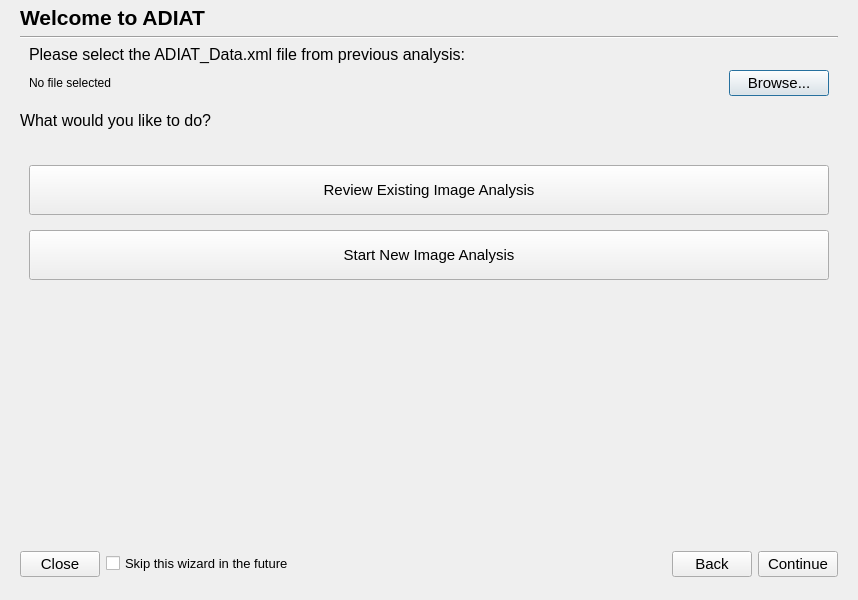
<?xml version="1.0" encoding="UTF-8"?>
<ui version="4.0">
 <class>ImageAnalysisGuide</class>
 <widget class="QDialog" name="ImageAnalysisGuide">
  <property name="geometry">
   <rect>
    <x>0</x>
    <y>0</y>
    <width>854</width>
    <height>600</height>
   </rect>
  </property>
  <property name="windowTitle">
   <string>Image Analysis Guide</string>
  </property>
  <layout class="QVBoxLayout" name="verticalLayout">
   <property name="topMargin">
    <number>0</number>
   </property>
   <item>
    <widget class="QStackedWidget" name="stackedWidget">
     <property name="currentIndex">
      <number>0</number>
     </property>
     <widget class="QWidget" name="pageReviewOrNew">
      <layout class="QVBoxLayout" name="verticalLayout_reviewOrNew">
       <property name="topMargin">
        <number>5</number>
       </property>
       <item>
        <widget class="QLabel" name="labelPageReviewOrNewTitle">
         <property name="font">
          <font>
           <pointsize>16</pointsize>
           <bold>true</bold>
          </font>
         </property>
         <property name="text">
          <string>Welcome to ADIAT</string>
         </property>
        </widget>
       </item>
       <item>
        <widget class="Line" name="line_reviewOrNew">
         <property name="orientation">
          <enum>Qt::Horizontal</enum>
         </property>
        </widget>
       </item>
       <item>
        <widget class="QWidget" name="fileSelectorWidget" native="true">
         <property name="visible">
          <bool>false</bool>
         </property>
         <layout class="QVBoxLayout" name="verticalLayout_fileSelector">
          <property name="topMargin">
           <number>0</number>
          </property>
          <item>
           <widget class="QLabel" name="labelFileInstructions">
            <property name="font">
             <font>
              <pointsize>12</pointsize>
             </font>
            </property>
            <property name="text">
             <string>Please select the ADIAT_Data.xml file from previous analysis:</string>
            </property>
            <property name="wordWrap">
             <bool>true</bool>
            </property>
           </widget>
          </item>
          <item>
           <layout class="QHBoxLayout" name="horizontalLayout_fileSelector">
            <item>
             <widget class="QLabel" name="filePathLabel">
              <property name="text">
               <string>No file selected</string>
              </property>
              <property name="wordWrap">
               <bool>true</bool>
              </property>
             </widget>
            </item>
            <item>
             <widget class="QPushButton" name="browseFileButton">
              <property name="font">
               <font>
                <pointsize>11</pointsize>
               </font>
              </property>
              <property name="text">
               <string>Browse...</string>
              </property>
              <property name="minimumSize">
               <size>
                <width>80</width>
                <height>0</height>
               </size>
              </property>
              <property name="maximumSize">
               <size>
                <width>100</width>
                <height>16777215</height>
               </size>
              </property>
             </widget>
            </item>
           </layout>
          </item>
         </layout>
        </widget>
       </item>
       <item>
        <widget class="QLabel" name="labelInstructions">
         <property name="font">
          <font>
           <pointsize>12</pointsize>
          </font>
         </property>
         <property name="text">
          <string>What would you like to do?</string>
         </property>
         <property name="wordWrap">
          <bool>true</bool>
         </property>
        </widget>
       </item>
       <item>
        <spacer name="verticalSpacer_reviewOrNew1">
         <property name="orientation">
          <enum>Qt::Vertical</enum>
         </property>
         <property name="sizeType">
          <enum>QSizePolicy::Fixed</enum>
         </property>
         <property name="sizeHint" stdset="0">
          <size>
           <width>20</width>
           <height>20</height>
          </size>
         </property>
        </spacer>
       </item>
       <item>
        <widget class="QWidget" name="buttonContainer" native="true">
         <layout class="QVBoxLayout" name="verticalLayout_buttonContainer">
          <property name="spacing">
           <number>15</number>
          </property>
          <item>
           <widget class="QPushButton" name="reviewButton">
            <property name="font">
             <font>
              <pointsize>11</pointsize>
             </font>
            </property>
            <property name="text">
             <string>Review Existing Image Analysis</string>
            </property>
            <property name="minimumSize">
             <size>
              <width>0</width>
              <height>50</height>
             </size>
            </property>
           </widget>
          </item>
          <item>
           <widget class="QPushButton" name="newAnalysisButton">
            <property name="font">
             <font>
              <pointsize>11</pointsize>
             </font>
            </property>
            <property name="text">
             <string>Start New Image Analysis</string>
            </property>
            <property name="minimumSize">
             <size>
              <width>0</width>
              <height>50</height>
             </size>
            </property>
           </widget>
          </item>
         </layout>
        </widget>
       </item>
       <item>
        <spacer name="verticalSpacer_reviewOrNew2">
         <property name="orientation">
          <enum>Qt::Vertical</enum>
         </property>
         <property name="sizeType">
          <enum>QSizePolicy::Expanding</enum>
         </property>
         <property name="sizeHint" stdset="0">
          <size>
           <width>20</width>
           <height>40</height>
          </size>
         </property>
        </spacer>
       </item>
      </layout>
     </widget>
     <widget class="QWidget" name="pageDirectories">
      <layout class="QVBoxLayout" name="verticalLayout_directories">
       <property name="topMargin">
        <number>5</number>
       </property>
       <item>
        <widget class="QLabel" name="labelPage0Title">
         <property name="font">
          <font>
           <pointsize>16</pointsize>
           <bold>true</bold>
          </font>
         </property>
         <property name="text">
          <string>Select Directories</string>
         </property>
        </widget>
       </item>
       <item>
        <widget class="Line" name="line">
         <property name="orientation">
          <enum>Qt::Horizontal</enum>
         </property>
        </widget>
       </item>
       <item>
        <widget class="QWidget" name="widgetInputDirectory" native="true">
         <layout class="QVBoxLayout" name="verticalLayout_inputDir">
          <item>
           <widget class="QLabel" name="labelInputDirectory">
            <property name="font">
             <font>
              <pointsize>12</pointsize>
             </font>
            </property>
            <property name="text">
             <string>Where are the images you want to analyze?</string>
            </property>
           </widget>
          </item>
          <item>
           <layout class="QHBoxLayout" name="horizontalLayout_inputDir">
            <item>
             <widget class="QLineEdit" name="inputDirectoryLineEdit">
              <property name="readOnly">
               <bool>true</bool>
              </property>
             </widget>
            </item>
            <item>
             <widget class="QPushButton" name="inputDirectoryButton">
              <property name="font">
               <font>
                <pointsize>11</pointsize>
               </font>
              </property>
              <property name="text">
               <string>Browse...</string>
              </property>
             </widget>
            </item>
           </layout>
          </item>
         </layout>
        </widget>
       </item>
       <item>
        <widget class="QWidget" name="widgetOutputDirectory" native="true">
         <layout class="QVBoxLayout" name="verticalLayout_outputDir">
          <item>
           <widget class="QLabel" name="labelOutputDirectory">
            <property name="font">
             <font>
              <pointsize>12</pointsize>
             </font>
            </property>
            <property name="text">
             <string>Where do you want ADIAT to store the output files?</string>
            </property>
           </widget>
          </item>
          <item>
           <layout class="QHBoxLayout" name="horizontalLayout_outputDir">
            <item>
             <widget class="QLineEdit" name="outputDirectoryLineEdit">
              <property name="readOnly">
               <bool>true</bool>
              </property>
             </widget>
            </item>
            <item>
             <widget class="QPushButton" name="outputDirectoryButton">
              <property name="font">
               <font>
                <pointsize>11</pointsize>
               </font>
              </property>
              <property name="text">
               <string>Browse...</string>
              </property>
             </widget>
            </item>
           </layout>
          </item>
         </layout>
        </widget>
       </item>
       <item>
        <spacer name="verticalSpacer_dir2">
         <property name="orientation">
          <enum>Qt::Vertical</enum>
         </property>
         <property name="sizeType">
          <enum>QSizePolicy::Expanding</enum>
         </property>
         <property name="sizeHint" stdset="0">
          <size>
           <width>20</width>
           <height>40</height>
          </size>
         </property>
        </spacer>
       </item>
      </layout>
     </widget>
     <widget class="QWidget" name="pageCapture">
      <layout class="QVBoxLayout" name="verticalLayout_2">
       <property name="topMargin">
        <number>5</number>
       </property>
       <item>
        <widget class="QLabel" name="labelPage2Title">
         <property name="font">
          <font>
           <pointsize>16</pointsize>
           <bold>true</bold>
          </font>
         </property>
         <property name="text">
          <string>Image Capture Information</string>
         </property>
        </widget>
       </item>
       <item>
        <widget class="Line" name="line_2">
         <property name="orientation">
          <enum>Qt::Horizontal</enum>
         </property>
        </widget>
       </item>
       <item>
        <widget class="QWidget" name="widgetDrone" native="true">
         <layout class="QVBoxLayout" name="verticalLayout_drone">
          <item>
           <widget class="QLabel" name="labelDrone">
            <property name="font">
             <font>
              <pointsize>12</pointsize>
             </font>
            </property>
            <property name="text">
             <string>What drone/camera was used to capture images?</string>
            </property>
           </widget>
          </item>
          <item>
           <widget class="QComboBox" name="droneComboBox">
            <property name="font">
             <font>
              <pointsize>11</pointsize>
             </font>
            </property>
            <property name="editable">
             <bool>false</bool>
            </property>
           </widget>
          </item>
         </layout>
        </widget>
       </item>
       <item>
        <widget class="QWidget" name="widgetAltitude" native="true">
         <layout class="QVBoxLayout" name="verticalLayout_altitude">
          <item>
           <widget class="QLabel" name="labelAltitude">
            <property name="font">
             <font>
              <pointsize>12</pointsize>
             </font>
            </property>
            <property name="text">
             <string>At what above ground level (AGL) altitude was the drone flying?</string>
            </property>
           </widget>
          </item>
          <item>
           <layout class="QHBoxLayout" name="horizontalLayout_altitude">
            <item>
             <widget class="QSlider" name="altitudeSlider">
              <property name="layoutDirection">
               <enum>Qt::LeftToRight</enum>
              </property>
              <property name="minimum">
               <number>0</number>
              </property>
              <property name="maximum">
               <number>600</number>
              </property>
              <property name="value">
               <number>100</number>
              </property>
              <property name="orientation">
               <enum>Qt::Horizontal</enum>
              </property>
             </widget>
            </item>
            <item>
             <widget class="QSpinBox" name="altitudeSpinBox">
              <property name="font">
               <font>
                <pointsize>11</pointsize>
               </font>
              </property>
              <property name="minimum">
               <number>0</number>
              </property>
              <property name="maximum">
               <number>1000</number>
              </property>
              <property name="value">
               <number>100</number>
              </property>
             </widget>
            </item>
            <item>
             <widget class="QComboBox" name="altitudeUnitComboBox">
              <property name="font">
               <font>
                <pointsize>11</pointsize>
               </font>
              </property>
              <item>
               <property name="text">
                <string>ft</string>
               </property>
              </item>
              <item>
               <property name="text">
                <string>m</string>
               </property>
              </item>
             </widget>
            </item>
           </layout>
          </item>
         </layout>
        </widget>
       </item>
       <item>
        <spacer name="verticalSpacer_4">
         <property name="orientation">
          <enum>Qt::Vertical</enum>
         </property>
         <property name="sizeType">
          <enum>QSizePolicy::Fixed</enum>
         </property>
         <property name="sizeHint" stdset="0">
          <size>
           <width>20</width>
           <height>20</height>
          </size>
         </property>
        </spacer>
       </item>
       <item>
        <widget class="QWidget" name="gsdWidget" native="true">
         <layout class="QVBoxLayout" name="verticalLayout_gsd">
          <item>
           <widget class="QLabel" name="labelGSDTitle">
            <property name="font">
             <font>
              <pointsize>12</pointsize>
              <bold>true</bold>
             </font>
            </property>
            <property name="text">
             <string>Estimated Ground Sampling Distance (GSD):</string>
            </property>
           </widget>
          </item>
          <item>
           <widget class="QTextEdit" name="gsdTextEdit">
            <property name="maximumSize">
             <size>
              <width>16777215</width>
              <height>100</height>
             </size>
            </property>
            <property name="font">
             <font>
              <pointsize>11</pointsize>
             </font>
            </property>
            <property name="readOnly">
             <bool>true</bool>
            </property>
            <property name="html">
             <string>&lt;!DOCTYPE HTML PUBLIC &quot;-//W3C//DTD HTML 4.0//EN&quot; &quot;http://www.w3.org/TR/REC-html40/strict.dtd&quot;&gt;
&lt;html&gt;&lt;head&gt;&lt;meta name=&quot;qrichtext&quot; content=&quot;1&quot; /&gt;&lt;meta charset=&quot;utf-8&quot; /&gt;&lt;style type=&quot;text/css&quot;&gt;
p, li { white-space: pre-wrap; }
hr { height: 1px; border-width: 0; }
li.unchecked::marker { content: &quot;\2610&quot;; }
li.checked::marker { content: &quot;\2612&quot;; }
&lt;/style&gt;&lt;/head&gt;&lt;body style=&quot; font-family:'Segoe UI'; font-size:11pt; font-weight:400; font-style:normal;&quot;&gt;
&lt;p style=&quot;-qt-paragraph-type:empty; margin-top:0px; margin-bottom:0px; margin-left:0px; margin-right:0px; -qt-block-indent:0; text-indent:0px; font-family:'MS Shell Dlg 2'; font-size:9pt;&quot;&gt;&lt;br /&gt;&lt;/p&gt;&lt;/body&gt;&lt;/html&gt;</string>
            </property>
            <property name="placeholderText">
             <string>--</string>
            </property>
           </widget>
          </item>
         </layout>
        </widget>
       </item>
       <item>
        <spacer name="verticalSpacer_5">
         <property name="orientation">
          <enum>Qt::Vertical</enum>
         </property>
         <property name="sizeType">
          <enum>QSizePolicy::Expanding</enum>
         </property>
         <property name="sizeHint" stdset="0">
          <size>
           <width>20</width>
           <height>40</height>
          </size>
         </property>
        </spacer>
       </item>
      </layout>
     </widget>
     <widget class="QWidget" name="pageTargetSize">
      <layout class="QVBoxLayout" name="verticalLayout_3">
       <property name="topMargin">
        <number>5</number>
       </property>
       <item>
        <widget class="QLabel" name="labelPage3Title_TargetSize">
         <property name="font">
          <font>
           <pointsize>16</pointsize>
           <bold>true</bold>
          </font>
         </property>
         <property name="text">
          <string>Search Target Size</string>
         </property>
         <property name="wordWrap">
          <bool>true</bool>
         </property>
        </widget>
       </item>
       <item>
        <widget class="Line" name="line_3">
         <property name="orientation">
          <enum>Qt::Horizontal</enum>
         </property>
        </widget>
       </item>
       <item>
        <widget class="QWidget" name="widgetObjectSize" native="true">
         <layout class="QVBoxLayout" name="verticalLayout_objectSize">
          <item>
           <widget class="QLabel" name="labelObjectSize">
            <property name="font">
             <font>
              <pointsize>12</pointsize>
             </font>
            </property>
            <property name="text">
             <string>Approximately how large are the objects you're wanting to identify?</string>
            </property>
           </widget>
          </item>
          <item>
           <widget class="QWidget" name="objectSizeRangeSliderWidget" native="true">
            <property name="sizePolicy">
             <sizepolicy hsizetype="Preferred" vsizetype="MinimumExpanding">
              <horstretch>0</horstretch>
              <verstretch>0</verstretch>
             </sizepolicy>
            </property>
            <property name="minimumSize">
             <size>
              <width>800</width>
              <height>150</height>
             </size>
            </property>
           </widget>
          </item>
         </layout>
        </widget>
       </item>
       <item>
        <widget class="QLabel" name="labelExamples">
         <property name="font">
          <font>
           <pointsize>12</pointsize>
          </font>
         </property>
         <property name="text">
          <string>&lt;html&gt;&lt;head/&gt;&lt;body&gt;&lt;p&gt;&lt;span style=&quot; font-weight:700;&quot;&gt;More Examples:&lt;/span&gt;&lt;/p&gt;&lt;ul&gt;&lt;li&gt;&amp;nbsp;&amp;nbsp;1 sqft – Hat, Helmet, Plastic Bag &lt;/li&gt;&lt;li&gt;&amp;nbsp;&amp;nbsp;3 sqft – Cat, Daypack &lt;/li&gt;&lt;li&gt;&amp;nbsp;&amp;nbsp;6 sqft – Large Pack, Medium Dog &lt;/li&gt;&lt;li&gt;&amp;nbsp;&amp;nbsp;12 sqft – Sleeping Bag, Large Dog &lt;/li&gt;&lt;li&gt;&amp;nbsp;&amp;nbsp;50 sqft – Small Boat, 2-Person Tent &lt;/li&gt;&lt;li&gt;&amp;nbsp;&amp;nbsp;200 sqft – Car/SUV, Small Pickup Truck, Large Tent &lt;/li&gt;&lt;li&gt;&amp;nbsp;&amp;nbsp;1000 sqft – House &lt;/li&gt;&lt;/ul&gt;&lt;/body&gt;&lt;/html&gt;</string>
         </property>
         <property name="wordWrap">
          <bool>true</bool>
         </property>
        </widget>
       </item>
       <item>
        <spacer name="verticalSpacer_8">
         <property name="orientation">
          <enum>Qt::Vertical</enum>
         </property>
         <property name="sizeType">
          <enum>QSizePolicy::Expanding</enum>
         </property>
         <property name="sizeHint" stdset="0">
          <size>
           <width>20</width>
           <height>40</height>
          </size>
         </property>
        </spacer>
       </item>
      </layout>
     </widget>
     <widget class="QWidget" name="pageAlgorithm">
      <layout class="QVBoxLayout" name="verticalLayout_4">
       <property name="topMargin">
        <number>5</number>
       </property>
       <item>
        <widget class="QLabel" name="labelPage4Title">
         <property name="font">
          <font>
           <pointsize>16</pointsize>
           <bold>true</bold>
          </font>
         </property>
         <property name="text">
          <string>ALGORITHM SELECTION GUIDE</string>
         </property>
        </widget>
       </item>
       <item>
        <widget class="Line" name="line_4">
         <property name="orientation">
          <enum>Qt::Horizontal</enum>
         </property>
        </widget>
       </item>
       <item>
        <widget class="QWidget" name="algorithmWidget" native="true">
         <layout class="QVBoxLayout" name="verticalLayout_algorithm">
          <item>
           <widget class="QLabel" name="labelCurrentQuestion">
            <property name="font">
             <font>
              <pointsize>14</pointsize>
             </font>
            </property>
            <property name="text">
             <string>Are you using thermal images?</string>
            </property>
            <property name="alignment">
             <set>Qt::AlignCenter</set>
            </property>
           </widget>
          </item>
          <item>
           <layout class="QHBoxLayout" name="horizontalLayout_buttons">
            <property name="topMargin">
             <number>10</number>
            </property>
            <property name="bottomMargin">
             <number>10</number>
            </property>
            <item>
             <spacer name="horizontalSpacer">
              <property name="orientation">
               <enum>Qt::Horizontal</enum>
              </property>
              <property name="sizeType">
               <enum>QSizePolicy::Expanding</enum>
              </property>
              <property name="sizeHint" stdset="0">
               <size>
                <width>40</width>
                <height>20</height>
               </size>
              </property>
             </spacer>
            </item>
            <item>
             <widget class="QPushButton" name="buttonYes">
              <property name="minimumSize">
               <size>
                <width>100</width>
                <height>40</height>
               </size>
              </property>
              <property name="font">
               <font>
                <pointsize>12</pointsize>
               </font>
              </property>
              <property name="text">
               <string>Yes</string>
              </property>
             </widget>
            </item>
            <item>
             <spacer name="horizontalSpacer_2">
              <property name="orientation">
               <enum>Qt::Horizontal</enum>
              </property>
              <property name="sizeHint" stdset="0">
               <size>
                <width>40</width>
                <height>20</height>
               </size>
              </property>
             </spacer>
            </item>
            <item>
             <widget class="QPushButton" name="buttonNo">
              <property name="minimumSize">
               <size>
                <width>100</width>
                <height>40</height>
               </size>
              </property>
              <property name="font">
               <font>
                <pointsize>12</pointsize>
               </font>
              </property>
              <property name="text">
               <string>No</string>
              </property>
             </widget>
            </item>
            <item>
             <spacer name="horizontalSpacer_3">
              <property name="orientation">
               <enum>Qt::Horizontal</enum>
              </property>
              <property name="sizeType">
               <enum>QSizePolicy::Expanding</enum>
              </property>
              <property name="sizeHint" stdset="0">
               <size>
                <width>40</width>
                <height>20</height>
               </size>
              </property>
             </spacer>
            </item>
           </layout>
          </item>
          <item>
           <widget class="QLabel" name="labelAlgorithmResult">
            <property name="font">
             <font>
              <pointsize>14</pointsize>
              <bold>true</bold>
             </font>
            </property>
            <property name="visible">
             <bool>false</bool>
            </property>
            <property name="text">
             <string/>
            </property>
            <property name="alignment">
             <set>Qt::AlignCenter</set>
            </property>
           </widget>
          </item>
          <item>
           <layout class="QHBoxLayout" name="horizontalLayout_reset">
            <property name="topMargin">
             <number>25</number>
            </property>
            <property name="bottomMargin">
             <number>9</number>
            </property>
            <item>
             <spacer name="horizontalSpacer_reset">
              <property name="orientation">
               <enum>Qt::Horizontal</enum>
              </property>
              <property name="sizeType">
               <enum>QSizePolicy::Expanding</enum>
              </property>
              <property name="sizeHint" stdset="0">
               <size>
                <width>40</width>
                <height>20</height>
               </size>
              </property>
             </spacer>
            </item>
            <item>
             <widget class="QPushButton" name="resetAlgorithmButton">
              <property name="font">
               <font>
                <pointsize>11</pointsize>
               </font>
              </property>
              <property name="text">
               <string>Reset</string>
              </property>
             </widget>
            </item>
            <item>
             <spacer name="horizontalSpacer_reset2">
              <property name="orientation">
               <enum>Qt::Horizontal</enum>
              </property>
              <property name="sizeType">
               <enum>QSizePolicy::Expanding</enum>
              </property>
              <property name="sizeHint" stdset="0">
               <size>
                <width>40</width>
                <height>20</height>
               </size>
              </property>
             </spacer>
            </item>
           </layout>
          </item>
          <item>
           <spacer name="verticalSpacer_11">
            <property name="orientation">
             <enum>Qt::Vertical</enum>
            </property>
            <property name="sizeType">
             <enum>QSizePolicy::Expanding</enum>
            </property>
            <property name="sizeHint" stdset="0">
             <size>
              <width>20</width>
              <height>40</height>
             </size>
            </property>
           </spacer>
          </item>
         </layout>
        </widget>
       </item>
      </layout>
     </widget>
     <widget class="QWidget" name="pageAlgorithmParameters">
      <layout class="QVBoxLayout" name="verticalLayout_algorithmParameters">
       <property name="topMargin">
        <number>5</number>
       </property>
       <item>
        <widget class="QLabel" name="labelPage5Title_AlgorithmParameters">
         <property name="font">
          <font>
           <pointsize>16</pointsize>
           <bold>true</bold>
          </font>
         </property>
         <property name="text">
          <string>Algorithm Parameters</string>
         </property>
        </widget>
       </item>
       <item>
        <widget class="Line" name="line_algorithmParameters">
         <property name="orientation">
          <enum>Qt::Horizontal</enum>
         </property>
        </widget>
       </item>
       <item>
        <widget class="QWidget" name="algorithmParametersContainer" native="true"/>
       </item>
      </layout>
     </widget>
     <widget class="QWidget" name="pageSettings">
      <layout class="QVBoxLayout" name="verticalLayout_5">
       <property name="topMargin">
        <number>5</number>
       </property>
       <item>
        <widget class="QLabel" name="labelPage4Title_Settings">
         <property name="font">
          <font>
           <pointsize>16</pointsize>
           <bold>true</bold>
          </font>
         </property>
         <property name="text">
          <string>General Settings</string>
         </property>
        </widget>
       </item>
       <item>
        <widget class="Line" name="line_5">
         <property name="orientation">
          <enum>Qt::Horizontal</enum>
         </property>
        </widget>
       </item>
       <item>
        <widget class="QWidget" name="widgetIdentifierColor" native="true">
         <layout class="QVBoxLayout" name="verticalLayout_color">
          <item>
           <widget class="QLabel" name="labelIdentifierColor">
            <property name="font">
             <font>
              <pointsize>12</pointsize>
             </font>
            </property>
            <property name="text">
             <string>What color should be used to highlight Areas of Interest (AOIs)?</string>
            </property>
           </widget>
          </item>
          <item>
           <layout class="QHBoxLayout" name="horizontalLayout_color">
            <item>
             <widget class="QPushButton" name="colorPickerButton">
              <property name="minimumSize">
               <size>
                <width>150</width>
                <height>30</height>
               </size>
              </property>
              <property name="font">
               <font>
                <pointsize>11</pointsize>
               </font>
              </property>
              <property name="text">
               <string>Select Color</string>
              </property>
             </widget>
            </item>
            <item>
             <widget class="QLabel" name="labelColorPreview">
              <property name="minimumSize">
               <size>
                <width>50</width>
                <height>30</height>
               </size>
              </property>
              <property name="styleSheet">
               <string notr="true">background-color: red; border: 1px solid black;</string>
              </property>
              <property name="text">
               <string/>
              </property>
             </widget>
            </item>
            <item>
             <spacer name="horizontalSpacer_6">
              <property name="orientation">
               <enum>Qt::Horizontal</enum>
              </property>
              <property name="sizeHint" stdset="0">
               <size>
                <width>40</width>
                <height>20</height>
               </size>
              </property>
             </spacer>
            </item>
           </layout>
          </item>
         </layout>
        </widget>
       </item>
       <item>
        <widget class="QWidget" name="widgetMaxProcesses" native="true">
         <layout class="QVBoxLayout" name="verticalLayout_maxProcesses">
          <item>
           <widget class="QLabel" name="labelMaxProcesses">
            <property name="font">
             <font>
              <pointsize>12</pointsize>
             </font>
            </property>
            <property name="text">
             <string>How many images should be processed at the same time?</string>
            </property>
           </widget>
          </item>
          <item>
           <layout class="QHBoxLayout" name="horizontalLayout_processes">
            <item>
             <widget class="QWidget" name="maxProcessesSliderWidget" native="true">
              <property name="minimumSize">
               <size>
                <width>600</width>
                <height>60</height>
               </size>
              </property>
             </widget>
            </item>
            <item>
             <widget class="QPushButton" name="benchmarkButton">
              <property name="font">
               <font>
                <pointsize>11</pointsize>
               </font>
              </property>
              <property name="text">
               <string>Run Benchmark</string>
              </property>
             </widget>
            </item>
           </layout>
          </item>
         </layout>
        </widget>
       </item>
       <item>
        <widget class="QWidget" name="widgetProcessingResolution" native="true">
         <layout class="QVBoxLayout" name="verticalLayout_processingResolution">
          <property name="spacing">
           <number>0</number>
          </property>
          <item>
           <widget class="QLabel" name="labelProcessingResolution">
            <property name="font">
             <font>
              <pointsize>12</pointsize>
             </font>
            </property>
            <property name="text">
             <string>What resolution should images be processed at?</string>
            </property>
           </widget>
          </item>
          <item>
           <widget class="QWidget" name="processingResolutionSliderWidget" native="true">
            <property name="minimumSize">
             <size>
              <width>600</width>
              <height>60</height>
             </size>
            </property>
           </widget>
          </item>
         </layout>
        </widget>
       </item>
       <item>
        <widget class="QWidget" name="widgetNormalizeHistogram" native="true">
         <layout class="QVBoxLayout" name="verticalLayout_normalize">
          <item>
           <widget class="QLabel" name="labelNormalizeHistogram">
            <property name="font">
             <font>
              <pointsize>12</pointsize>
             </font>
            </property>
            <property name="text">
             <string>Were the images captured in different lighting conditions?</string>
            </property>
           </widget>
          </item>
          <item>
           <widget class="QWidget" name="widgetRadioButtons" native="true">
            <layout class="QHBoxLayout" name="horizontalLayout_radio">
             <item>
              <widget class="QRadioButton" name="radioNormalizeNo">
               <property name="font">
                <font>
                 <pointsize>11</pointsize>
                </font>
               </property>
               <property name="text">
                <string>No</string>
               </property>
               <property name="checked">
                <bool>true</bool>
               </property>
              </widget>
             </item>
             <item>
              <widget class="QRadioButton" name="radioNormalizeYes">
               <property name="font">
                <font>
                 <pointsize>11</pointsize>
                </font>
               </property>
               <property name="text">
                <string>Yes</string>
               </property>
              </widget>
             </item>
             <item>
              <spacer name="horizontalSpacer_4">
               <property name="orientation">
                <enum>Qt::Horizontal</enum>
               </property>
               <property name="sizeType">
                <enum>QSizePolicy::Expanding</enum>
               </property>
               <property name="sizeHint" stdset="0">
                <size>
                 <width>40</width>
                 <height>20</height>
                </size>
               </property>
              </spacer>
             </item>
            </layout>
           </widget>
          </item>
         </layout>
        </widget>
       </item>
       <item>
        <spacer name="verticalSpacer_15">
         <property name="orientation">
          <enum>Qt::Vertical</enum>
         </property>
         <property name="sizeType">
          <enum>QSizePolicy::Expanding</enum>
         </property>
         <property name="sizeHint" stdset="0">
          <size>
           <width>20</width>
           <height>40</height>
          </size>
         </property>
        </spacer>
       </item>
      </layout>
     </widget>
    </widget>
   </item>
   <item>
    <widget class="QWidget" name="buttonWidget" native="true">
     <property name="minimumSize">
      <size>
       <width>0</width>
       <height>50</height>
      </size>
     </property>
     <layout class="QHBoxLayout" name="horizontalLayout_buttons_main">
      <item>
       <widget class="QPushButton" name="cancelButton">
        <property name="font">
         <font>
          <pointsize>11</pointsize>
         </font>
        </property>
        <property name="text">
         <string>Close</string>
        </property>
       </widget>
      </item>
      <item>
       <widget class="QCheckBox" name="skipCheckBox">
        <property name="font">
         <font>
          <pointsize>10</pointsize>
         </font>
        </property>
        <property name="text">
         <string>Skip this wizard in the future</string>
        </property>
       </widget>
      </item>
      <item>
       <spacer name="horizontalSpacer_5">
        <property name="orientation">
         <enum>Qt::Horizontal</enum>
        </property>
        <property name="sizeType">
         <enum>QSizePolicy::Expanding</enum>
        </property>
        <property name="sizeHint" stdset="0">
         <size>
          <width>40</width>
          <height>20</height>
         </size>
        </property>
       </spacer>
      </item>
      <item>
       <widget class="QPushButton" name="backButton">
        <property name="font">
         <font>
          <pointsize>11</pointsize>
         </font>
        </property>
        <property name="text">
         <string>Back</string>
        </property>
       </widget>
      </item>
      <item>
       <widget class="QPushButton" name="continueButton">
        <property name="font">
         <font>
          <pointsize>11</pointsize>
         </font>
        </property>
        <property name="text">
         <string>Continue</string>
        </property>
       </widget>
      </item>
     </layout>
    </widget>
   </item>
  </layout>
 </widget>
 <resources/>
 <connections/>
</ui>
